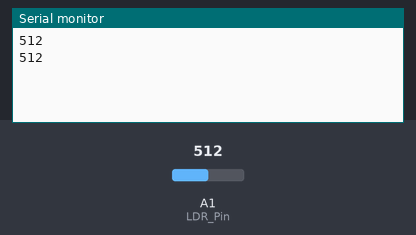
Recording of a sketch running on a simulated Arduino Uno, built with avr-gcc and run on an emulated ATmega328P. Shown: the last lines printed to the serial monitor. The test bench sets the inputs (shaded band); at power-on: A1 (LDR_Pin) = 512.

Above: at 1.8 s.
1.9 s: A1 (LDR_Pin) set to 716
At 2.5 s:
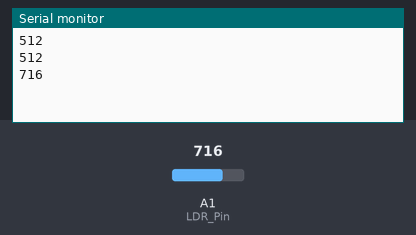
3.4 s: A1 (LDR_Pin) set to 900
At 4.8 s:
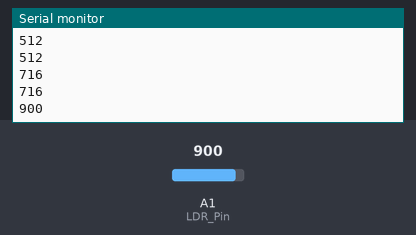
Timing chart, 0 to 6.4 s (numbered marks = the images above; inputs shaded):
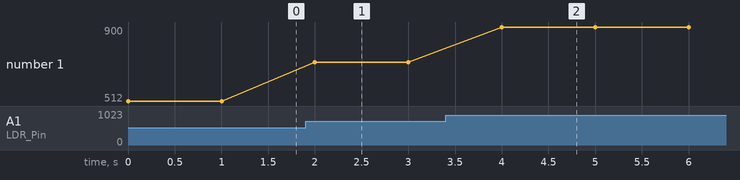

Measured:
- after the input at 1.9 s, the serial monitor: prints a new line after 0.10 s (image 1)
- after the input at 3.4 s, the serial monitor: prints a new line after 0.60 s (image 2)
- plotted number 1: 512 → 716 after the input at 1.9 s, 716 → 900 after the input at 3.4 s

The sketch:

PhotosensitiveLDR.ino
```cpp
int LDR_Pin = A1; //analog pin 0

void setup(){
Serial.begin(9600);
}

void loop(){
int LDRReading = analogRead(LDR_Pin);

Serial.println(LDRReading);
delay(1000); //just here to slow down the output for easier reading
}
```
